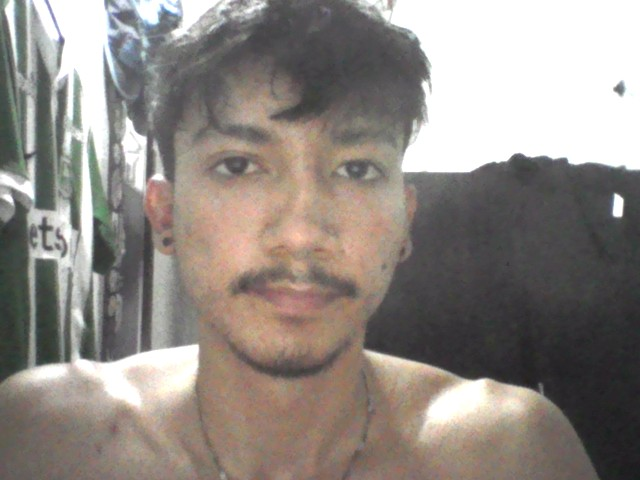
#> input picture data/rostros/7.jpg, 640 x 480 px; its folder holds only this picture in this run
$ python entrenar.py
#> lines starting #> are read from the running program, lines starting #| are printed output that depends on the picture
### python/face_utils.py
"""Utilidades de reconocimiento facial con OpenCV para Hotel Andino S.A.S.

Flujo:
  1) El servidor guarda los rostros en data/rostros/{id_huesped}.jpg
     (se capturan al registrar una reserva).
  2) El kiosco de la cafetería descarga esos rostros (GET /api/rostros),
     entrena un modelo LBPH y reconoce a los huéspedes en tiempo real.
"""

import base64
import glob
import json
import os

import cv2
import numpy as np

BASE_DIR = os.path.dirname(os.path.abspath(__file__))
PROYECTO_DIR = os.path.dirname(BASE_DIR)
ROSTROS_DIR = os.path.join(PROYECTO_DIR, 'data', 'rostros')
LOCAL_ROSTROS_DIR = os.path.join(BASE_DIR, 'rostros_local')
MODELO_DIR = os.path.join(BASE_DIR, 'modelo')
CASCADA_PATH = os.path.join(BASE_DIR, 'recursos', 'haarcascade_frontalface_default.xml')

FACE_W = 200
FACE_H = 200


def hay_soporte_lbph():
    """True si cv2.face (LBPH) está disponible (requiere opencv-contrib-python)."""
    return hasattr(cv2, 'face') and hasattr(cv2.face, 'LBPHFaceRecognizer_create')


def cargar_cascada():
    if not os.path.exists(CASCADA_PATH):
        raise FileNotFoundError(
            'No se encontró la cascada Haar. Colóquela en:\n'
            + CASCADA_PATH
            + '\n(descargar de github.com/opencv/opencv/blob/master/data/'
            + 'haarcascades/haarcascade_frontalface_default.xml)'
        )
    return cv2.CascadeClassifier(CASCADA_PATH)


def leer_rostros_local(carpeta=LOCAL_ROSTROS_DIR):
    """Lista las imágenes locales de rostros. Nombre: {id_huesped}__{nombre}.jpg."""
#> called with carpeta = 'data/rostros'
    rostros = []
    if not os.path.isdir(carpeta):
        return rostros
    patrones = ('*.jpg', '*.jpeg', '*.png')
    archivos = sorted(
        f for p in patrones for f in glob.glob(os.path.join(carpeta, p))
    )
    for ruta in archivos:
        nombre_archivo = os.path.basename(ruta)
        base = nombre_archivo.rsplit('.', 1)[0]
        partes = base.split('__', 1)
        id_huesped = partes[0]
        nombre = partes[1] if len(partes) > 1 else ''
        rostros.append({'id_huesped': id_huesped, 'nombre': nombre, 'ruta': ruta})
    return rostros


def extraer_rostro(cascada, ruta):
    """Recorta y normaliza la cara más grande de una imagen a gris FACE_WxFACE_H."""
#> called with ruta = 'data/rostros/7.jpg'
    img = cv2.imread(ruta)
#> img is the input picture: shape (480, 640, 3); mean B, G, R 131.8, 137.5, 144.7
    if img is None:
        return None
    gris = cv2.cvtColor(img, cv2.COLOR_BGR2GRAY)
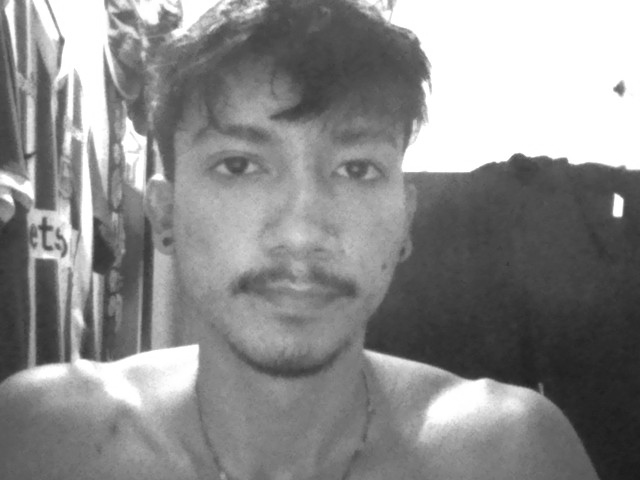
#> gris: shape (480, 640); min 27, max 255, mean 139
    caras = cascada.detectMultiScale(gris, scaleFactor=1.1, minNeighbors=5, minSize=(60, 60))
#> caras = [[149, 62, 293, 293]]
    if len(caras) == 0:
        return None
    x, y, w, h = max(caras, key=lambda c: c[2] * c[3])
#> x = 149; y = 62; w = 293; h = 293
    roi = gris[y:y + h, x:x + w]
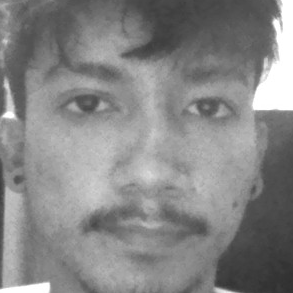
#> roi: shape (293, 293); min 46, max 255, mean 134.3
    return cv2.resize(roi, (FACE_W, FACE_H))


def entrenar(carpeta=LOCAL_ROSTROS_DIR):
    """Entrena el modelo LBPH con las imágenes de la carpeta y lo guarda en modelo/."""
    if not hay_soporte_lbph():
        raise RuntimeError('Falta cv2.face. Instale: py -m pip install opencv-contrib-python')
    cascada = cargar_cascada()
    rostros = leer_rostros_local(carpeta)
    if not rostros:
        raise ValueError('No hay imágenes de rostros para entrenar en: ' + carpeta)

    imagenes, etiquetas = [], []
    mapa = {}
    omitidos = []
    for r in rostros:
        roi = extraer_rostro(cascada, r['ruta'])
        if roi is None:
            omitidos.append(r['id_huesped'])
            continue
        if r['id_huesped'] not in mapa:
            mapa[r['id_huesped']] = len(mapa)
        imagenes.append(roi)
        etiquetas.append(mapa[r['id_huesped']])

    if not imagenes:
        raise ValueError(
            'No se detectaron rostros en las imágenes (use fotos frontales, bien iluminadas).'
            + (f' Omitidas: {", ".join(omitidos)}' if omitidos else '')
        )

    recognizer = cv2.face.LBPHFaceRecognizer_create()
    recognizer.train(imagenes, np.array(etiquetas, dtype=np.int32))

    os.makedirs(MODELO_DIR, exist_ok=True)
    recognizer.write(os.path.join(MODELO_DIR, 'modelo_lbph.yml'))
    with open(os.path.join(MODELO_DIR, 'labels.json'), 'w', encoding='utf-8') as f:
        json.dump({str(v): k for k, v in mapa.items()}, f, ensure_ascii=False, indent=2)

    return {
        'rostros': len(rostros),
        'entrenados': len(imagenes),
        'personas': list(mapa.keys()),
        'omitidos': omitidos,
    }


# [66 lines left out: functions cargar_modelo, sincronizar_rostros, predecir_rostro, not called in this run]


def mapa_nombres_rostros(carpeta=LOCAL_ROSTROS_DIR):
    """id_huesped -> nombre, a partir de los archivos locales {id}__{nombre}.jpg."""
    return {r['id_huesped']: r['nombre'] for r in leer_rostros_local(carpeta)}


# [24 lines left out: functions dibujar_etiqueta, ventana_actual, not called in this run]

### python/entrenar.py
"""Entrena el modelo facial LBPH con los rostros guardados en data/rostros.

Uso:
    py python/entrenar.py                  -> entrena desde data/rostros
    py python/entrenar.py <carpeta>        -> entrena desde una carpeta personalizada
"""

import os
import sys

sys.stdout.reconfigure(encoding='utf-8')

from face_utils import ROSTROS_DIR, entrenar  # noqa: E402


def main():
    carpeta = sys.argv[1] if len(sys.argv) > 1 else ROSTROS_DIR
    print(f'Entrenando modelo LBPH desde: {carpeta}')
    try:
        resultado = entrenar(carpeta)
#> resultado = {'rostros': 1, 'entrenados': 1, 'personas': ['7'], 'omitidos': []}
    except (ValueError, RuntimeError, FileNotFoundError) as e:
        print(f'ERROR: {e}')
        sys.exit(1)
    print('Modelo guardado en python/modelo/')
    print(f"  Imágenes encontradas: {resultado['rostros']}")
#|   Imágenes encontradas: 1
    print(f"  Caras entrenadas:     {resultado['entrenados']}")
#|   Caras entrenadas:     1
    print(f"  Personas:             {', '.join(resultado['personas'])}")
#|   Personas:             7
    if resultado['omitidos']:
        print(f'  Sin cara detectada:   {", ".join(resultado["omitidos"])}')


if __name__ == '__main__':
    main()

$ run again, on data/rostros/9.jpg
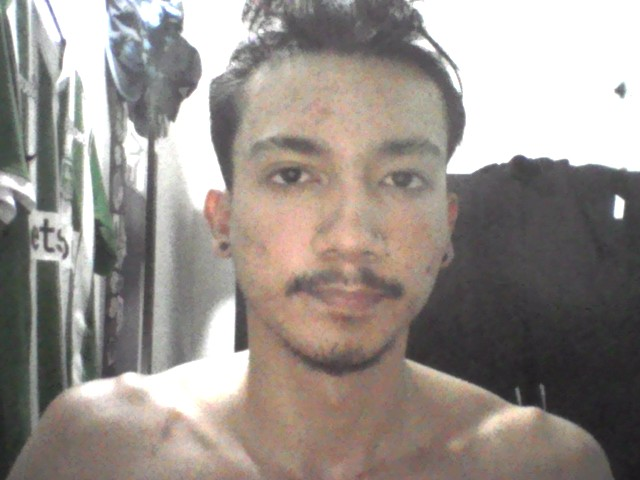
#> input picture data/rostros/9.jpg, 640 x 480 px
#> in extraer_rostro, img is the input picture: shape (480, 640, 3); mean B, G, R 139.2, 144.6, 152.1
#> in extraer_rostro, `gris = cv2.cvtColor(img, cv2.COLOR_BGR2GRAY)`:
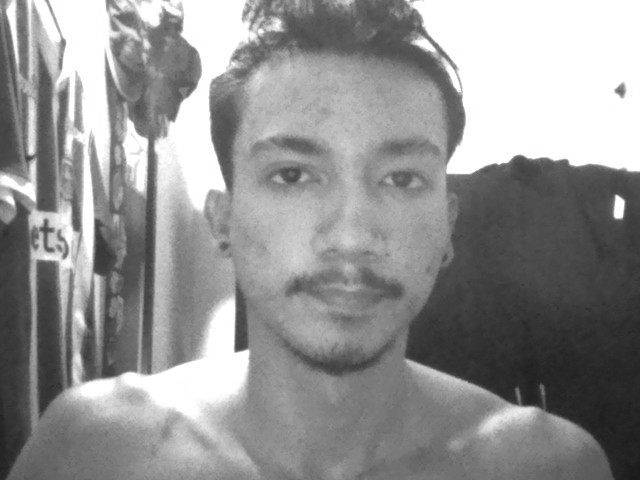
#> gris: shape (480, 640); min 25, max 255, mean 146.3
#> caras = [[207, 67, 286, 286]]
#> x = 207; y = 67; w = 286
#> in extraer_rostro, `roi = gris[y:y + h, x:x + w]`:
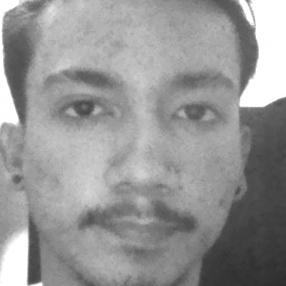
#> roi: shape (286, 286); min 44, max 255, mean 149.6
#> resultado = {'rostros': 1, 'entrenados': 1, 'personas': ['9'], 'omitidos': []}
#|   Imágenes encontradas: 1
#|   Caras entrenadas:     1
#|   Personas:             9
